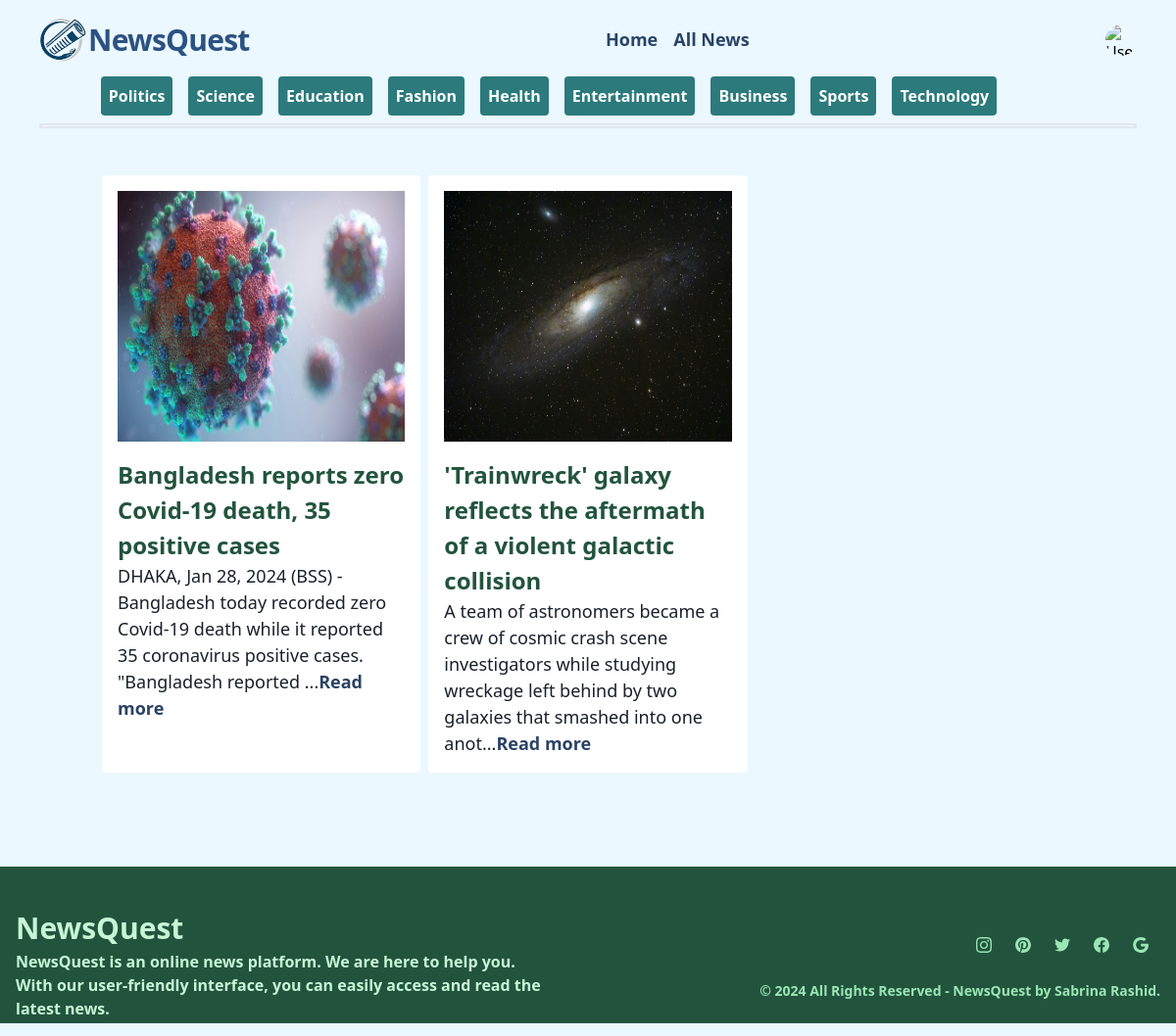
The page /news_filter/Science (signed in) on the database its author committed.
### news/models.py (models this page shows, shortened)
class New(models.Model):
    categories = models.CharField(max_length=50, choices=CATEGORY_CHOICES)
    title = models.CharField(max_length=100)
    image = models.ImageField(upload_to='news/media/uploads', blank=True, null=True)
    description = models.TextField()
    publishing_time = models.DateTimeField(default=timezone.now)
    rating = models.IntegerField(default=0)

### core/views.py (the view)
# urls.py: path('news_filter/<slug:new_category>', categories_filter, name='news_filter'),
def categories_filter(request, new_category):
    news = New.objects.filter(categories=new_category)
    categories = [category[0] for category in CATEGORY_CHOICES]
    return render(request, 'all_categories.html', {'newses': news, 'selected_category': new_category, 'categories': categories})

### core/templates/all_categories.html (shortened to what this page needs)
{% extends 'base.html' %}
{% load crispy_forms_tags %}
{% block content %}
{% if user.is_authenticated %}
<div class="container grid grid-cols-1 md:grid-cols-3 gap-2 mb-8 p-4">
    {% for news in newses %}
        <div class="bg-white w-full p-4 rounded mb-8">
                <img class="w-full h-64" src="{{ news.image.url }}">
                <h1 class="font-bold text-2xl mt-4 text-green-900">{{ news.title }}</h1>
                <p class="text-gray-900 text-lg">{{ news.description | slice:":150" }}...<a href="{% url 'details_new' news.id %}" class="text-blue-900 font-bold hover:text-red-500">Read more</a></p>
        </div>
    {% endfor %}
</div>
{% else %}
<div class="text-center bg-green-200 rounded my-6 py-6">
    <p class="text-2xl font-bold text-green-900">Please <a href="{% url 'login' %}">login</a> to see all articles in this category!</p>
</div>
{% endif %}
{% endblock %}

### core/templates/base.html (shortened to what this page needs)
{% load static %}
<!DOCTYPE html>
<html lang="en">
    <head>
        <link href="https://unpkg.com/tailwindcss@^1.0/dist/tailwind.min.css" rel="stylesheet">
    </head>
    <body class="bg-blue-100">
        {% include 'navbar.html' %}
        {% block body %}
            <div class="lg:container lg:mx-auto py-4" id="main">
                {% block content %}
                {% endblock %}
            </div>
        {% endblock %}
        {% include 'footer.html' %}
    </body>
</html>

### core/templates/navbar.html (shortened to what this page needs)
{% load static %}
<nav class="flex items-center justify-between flex-wrap py-4 px-2 md:px-10">
    <div class="flex items-center">
        <a href="{% url 'home' %}"><img src="{% static 'logo.jpg' %}" width="50px" height="50px"></a>
        <a href="{% url 'home' %}" class="font-semibold text-xl tracking-tight text-blue-800 text-3xl ">NewsQuest</a>
    </div>
    <div class="flex items-center ">
        <a href="{% url 'home' %}"
            class="hidden md:flex text-blue-900 hover:text-blue-700  focus:underline font-semibold hover:font-bold text-lg ">Home</a>
        {% if request.user.is_authenticated %}
        <a href="{% url 'all_news' %}"
            class="hidden md:flex text-blue-900 hover:text-blue-700  focus:underline ml-4 font-semibold hover:font-bold text-lg ">All
            News</a>
        {% endif %}
    </div>
    {% if request.user.is_authenticated %}
    <div class="relative">
        <button onclick="toggleDropdown()" class="flex items-start focus:outline-none">
            <img src="{{request.user.account.profile_pic.url}}" alt="User Image" class="w-8 h-8 rounded-full">
        </button>
    </div>
    {% endif %}
    {% include 'categories.html' %}
    <hr class="w-full h-px bg-sky-900 border-2 ">
</nav>

### core/templates/categories.html
<div class="container px-4 pt-1 mx-2">
    <div class="mx-auto">
        <div class="flex flex-col items-center justify-between">
            <div class="flex flex-wrap justify-center">
                {% for category in categories %}
                    <a href="{% url 'news_filter' new_category=category %}" class="bg-teal-700 hover:bg-teal-900 font-semibold text-white p-2 my-2 mx-2 rounded">{{ category }}</a>
                {% endfor %}
            </div>
        </div>
    </div>
</div>

### core/templates/footer.html (shortened to what this page needs)
<footer class="bg-green-900 h-60 md:h-40">
    <div class="mx-auto max-w-screen-xl px-4 py-4 flex flex-col md:flex-row justify-between items-center">
      <div class="w-full md:w-1/2">
        <h1 class="text-3xl font-bold text-green-200 pt-6  text-center md:text-left">NewsQuest</h1>
        <p class="mx-auto mt-2 text-center text-green-200 lg:text-left lg:mt-0 font-semibold">
          NewsQuest is an online news platform. We are here to help you.<br> With our user-friendly interface, you can easily access and read the latest news.
        </p>
      </div>
      <div class="w-full md:w-1/2">
        <div class="flex flex-col justify-between items-center md:items-end pt-6 text-center md:text-right text-green-300  font-semibold ">
			<div class="flex justify-center items-centerspace-x-4">
				<a rel="noopener noreferrer" href="#" title="Instagram" class="flex items-center justify-center w-8 h-8 rounded-full sm:w-10 sm:h-10">
				</a>
				<a rel="noopener noreferrer" href="#" title="Pinterest" class="flex items-center justify-center w-8 h-8 rounded-full sm:w-10 sm:h-10">
				</a>
				<a rel="noopener noreferrer" href="#" title="Twitter" class="flex items-center justify-center w-8 h-8 rounded-full sm:w-10 sm:h-10">
				</a>
				<a rel="noopener noreferrer" href="#" title="Facebook" class="flex items-center justify-center w-8 h-8 rounded-full sm:w-10 sm:h-10">
				</a>
				<a rel="noopener noreferrer" href="#" title="Gmail" class="flex items-center justify-center w-8 h-8 rounded-full sm:w-10 sm:h-10">
				</a>
			</div>
        <p class="mt-4  text-center text-sm text-green-300 md:text-right font-semibold ">
        © {% now "Y" %} All Rights Reserved - NewsQuest by Sabrina Rashid.
      </p>
      </div>
    </div>
  </footer>

### core/templates/base.html (style rules this page uses)
footer { bottom: 0 !important; width: 100%; }

### rows shown on the page
New: image (picture), title "Bangladesh reports zero Covid-19 death, 35 positive cases", description "DHAKA, Jan 28, 2024 (BSS) - Bangladesh today recorded zero Covid-19 death while it reported 35 coronavirus positive cases. \"Bangladesh reported"
New: image (picture), title "'Trainwreck' galaxy reflects the aftermath of a violent galactic collision", description "A team of astronomers became a crew of cosmic crash scene investigators while studying wreckage left behind by two galaxies that smashed into one anot"

### other values the page prints
{{ category }} "Politics" "Science" "Education" "Fashion" "Health" "Entertainment" "Business" "Sports" "Technology"
